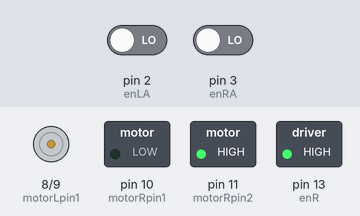
Recording of a sketch running on a simulated Arduino Uno, built with avr-gcc and run on an emulated ATmega328P. Parts: motor-driver pin pairs drawn as motors (green arrow = first pin HIGH = forward, orange = second pin HIGH = backward, longer = more drive, scaled by the enable pin), switched loads named in the sketch (green lamp = pin HIGH). Inputs (shaded band) come from the test bench; at power-on: pin 2 (enLA) LOW, pin 3 (enRA) LOW. What the sketch prints to the serial monitor is not drawn.

Above: at 0.1 s.
Timing chart, 0 to 1.6 s (numbered marks = the images above):
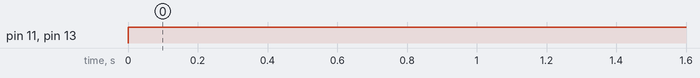

The sketch:

hw3_woutorientation.ino
```cpp
#include "TimerOne.h"
// Define motor pins and encoders
int motorRpin1 = 10; // Right motor IN3
int motorRpin2 = 11; // Right motor IN4

int motorLpin1 = 8; // Left motor IN1
int motorLpin2 = 9; // Left motor IN2

int enR = 13;  // Right motor enable pin (PWM)
int enL = 7; // Left motor enable pin (PWM)

// Encoders
int enLA = 2;  // Left motor encoder A
int enRA = 3; // Right motor encoder A
volatile unsigned int counterLA = 0;
volatile unsigned int counterRA = 0;

const float WHEEL_DISTANCE = 0.182; // Distance between two wheels
const int PULSE_PER_REV = 940;
const float WHEEL_PERIMETER = 0.1413; // Circumference of the wheel

unsigned long previousMillis = 0;
const float T = 0.1; // Sampling rate

// Goal and current pose
float x = 0, y = 0, theta = 0;
float x_g = 2, y_g = 3, theta_g = 0;

// PID control parameters
const float kp = 0.1;
const float ki = 0;
const float kd = 0.05;
float error, sumError = 0, previousError = 0;

// Control motion variables
float rho, alpha, v = 0.1, vr, vl;
float currentError, differenceError;

void setup() {
  Serial.begin(9600);

  // Set up motor and encoder pins
  pinMode(motorRpin1, OUTPUT);
  pinMode(motorRpin2, OUTPUT);
  pinMode(motorLpin1, OUTPUT);
  pinMode(motorLpin2, OUTPUT);

  pinMode(enLA, INPUT);
  pinMode(enRA, INPUT);

  attachInterrupt(digitalPinToInterrupt(enLA), countEnLA, RISING);
  attachInterrupt(digitalPinToInterrupt(enRA), countEnRA, RISING);
}

void loop() {
  positionControl_PID();
}

void positionControl_PID() {
  unsigned long currentMillis = millis();

  // Update error for PID
  calculatePIDError();

  // Control motor speeds
  if (vr > 0) rightForward(vr);
  else rightBackward(-vr);

  if (vl > 0) leftForward(vl);
  else leftBackward(-vl);

  // Update RPM and pose periodically
  if (currentMillis - previousMillis >= T * 1000) {
    previousMillis = currentMillis;
    updatePose();
  }

  // Stop when goal is reached
  if (rho < 0.05) {
    stop();
    delay(3000); // Hold position at goal
  }
}

// Calculate PID error for orientation
void calculatePIDError() {
  float deltaX = x_g - x;
  float deltaY = y_g - y;

  // Calculate distance to goal (rho) and heading angle (alpha)
  rho = sqrt(deltaX * deltaX + deltaY * deltaY);
  float theta_p = atan2(deltaY, deltaX);

  previousError = currentError;
  currentError = theta_p - theta;

  differenceError = currentError - previousError;
  sumError += currentError;

  // Calculate PID control output (error) for velocity difference between wheels
  error = kp * currentError + ki * sumError + kd * differenceError;

  // Adjust wheel velocities
  vr = v + error;
  vl = v - error;
}

// Update the robot's position (x, y, theta)
void updatePose() {
  float v1 = RPMtoMPS(calculateRPM(counterLA)); // Left wheel velocity in m/s
  float v2 = RPMtoMPS(calculateRPM(counterRA)); // Right wheel velocity in m/s

  x += (v1 + v2) / 2 * cos(theta) * T;
  y += (v1 + v2) / 2 * sin(theta) * T;
  theta += (v2 - v1) / WHEEL_DISTANCE * T;

  // Print current pose for debugging
  Serial.print("X: "); Serial.print(x); Serial.print(", Y: "); Serial.print(y);
  Serial.print(", Theta: "); Serial.println(theta);

  // Reset encoder counters
  resetCounters();
}

// Motor control functions
void rightForward(float velocity) {
  int pwm = MPStoPWM(velocity);
  digitalWrite(motorRpin1, LOW);
  digitalWrite(motorRpin2, HIGH);
  analogWrite(enR, pwm);
}

void leftForward(float velocity) {
  int pwm = MPStoPWM(velocity);
  digitalWrite(motorLpin1, LOW);
  digitalWrite(motorLpin2, HIGH);
  analogWrite(enL, pwm);
}

void rightBackward(float velocity) {
  int pwm = MPStoPWM(velocity);
  digitalWrite(motorRpin1, HIGH);
  digitalWrite(motorRpin2, LOW);
  analogWrite(enR, pwm);
}

void leftBackward(float velocity) {
  int pwm = MPStoPWM(velocity);
  digitalWrite(motorLpin1, HIGH);
  digitalWrite(motorLpin2, LOW);
  analogWrite(enL, pwm);
}

// Stop motors
void stop() {
  digitalWrite(motorLpin1, LOW);
  digitalWrite(motorLpin2, LOW);
  digitalWrite(motorRpin1, LOW);
  digitalWrite(motorRpin2, LOW);
}

// Helper functions
float calculateRPM(int pulseCounter) {
  return (float)pulseCounter * 60 / PULSE_PER_REV / T;
}

float RPMtoMPS(float rpm) {
  return rpm / 60 * WHEEL_PERIMETER;
}

int MPStoPWM(float velocity) {
  return constrain((velocity / 0.2) * 255, 30, 255); // Mapping speed to PWM
}

void countEnLA() {
  counterLA++;
}

void countEnRA() {
  counterRA++;
}

void resetCounters() {
  counterLA = 0;
  counterRA = 0;
}
```

Measured:
- by itself, pin 11 (motorRpin2), pin 13 (enR): LOW → HIGH at 0.00 s
